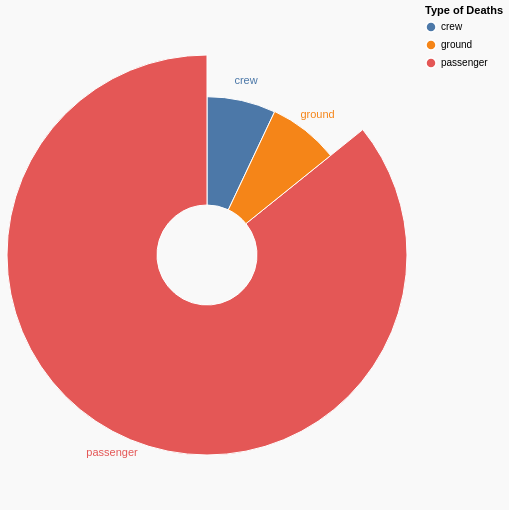

Source (Vega-Lite JSON):
### Vega-Lite specification from a JSON file in a GitHub repository (floating-point values rounded to 4 significant figures)
{"$schema": "https://vega.github.io/schema/vega-lite/v5.json", "description": "A simple radial chart with embedded data.", "title": "", "background": "#f9f9f9", "width": 400, "height": 500, "data": {"values": [{"type": "crew", "value": 4029}, {"type": "passenger", "value": 49251}, {"type": "ground", "value": 4131}]}, "layer": [{"mark": {"type": "arc", "innerRadius": 50, "stroke": "#ffffff"}}, {"mark": {"type": "text", "radiusOffset": 20}, "encoding": {"text": {"field": "type", "type": "nominal"}}}], "encoding": {"theta": {"field": "value", "type": "quantitative", "stack": true}, "radius": {"field": "value", "scale": {"type": "symlog", "zero": true, "rangeMin": 20}}, "color": {"field": "type", "type": "nominal", "title": "Type of Deaths"}, "tooltip": [{"field": "type", "type": "nominal"}, {"field": "value", "type": "quantitative"}]}, "config": {}}
